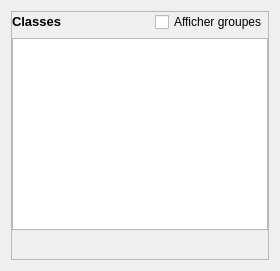
                       <widget class="QWidget" name="stackClass">
                        <layout class="QGridLayout" name="gridLayout_13">
                         <item row="0" column="0">
                          <widget class="QFrame" name="classFrame">
                           <property name="sizePolicy">
                            <sizepolicy hsizetype="Expanding" vsizetype="Expanding">
                             <horstretch>0</horstretch>
                             <verstretch>0</verstretch>
                            </sizepolicy>
                           </property>
                           <property name="minimumSize">
                            <size>
                             <width>150</width>
                             <height>200</height>
                            </size>
                           </property>
                           <property name="frameShape">
                            <enum>QFrame::StyledPanel</enum>
                           </property>
                           <property name="frameShadow">
                            <enum>QFrame::Raised</enum>
                           </property>
                           <layout class="QGridLayout" name="gridLayout_11">
                            <property name="leftMargin">
                             <number>0</number>
                            </property>
                            <property name="topMargin">
                             <number>0</number>
                            </property>
                            <property name="rightMargin">
                             <number>0</number>
                            </property>
                            <property name="bottomMargin">
                             <number>0</number>
                            </property>
                            <item row="1" column="0" colspan="3">
                             <widget class="QTableView" name="classView"/>
                            </item>
                            <item row="0" column="0">
                             <widget class="QLabel" name="classesLabel">
                              <property name="sizePolicy">
                               <sizepolicy hsizetype="Fixed" vsizetype="Fixed">
                                <horstretch>0</horstretch>
                                <verstretch>0</verstretch>
                               </sizepolicy>
                              </property>
                              <property name="font">
                               <font>
                                <pointsize>10</pointsize>
                                <weight>75</weight>
                                <bold>true</bold>
                               </font>
                              </property>
                              <property name="text">
                               <string>Classes</string>
                              </property>
                             </widget>
                            </item>
                            <item row="0" column="2">
                             <widget class="QCheckBox" name="groupDisplay">
                              <property name="sizePolicy">
                               <sizepolicy hsizetype="Fixed" vsizetype="Fixed">
                                <horstretch>0</horstretch>
                                <verstretch>0</verstretch>
                               </sizepolicy>
                              </property>
                              <property name="text">
                               <string>Afficher groupes</string>
                              </property>
                             </widget>
                            </item>
                            <item row="0" column="1">
                             <spacer name="horizontalSpacer_3">
                              <property name="orientation">
                               <enum>Qt::Horizontal</enum>
                              </property>
                              <property name="sizeHint" stdset="0">
                               <size>
                                <width>40</width>
                                <height>20</height>
                               </size>
                              </property>
                             </spacer>
                            </item>
                            <item row="2" column="0">
                             <widget class="QToolButton" name="classRemove">
                              <property name="sizePolicy">
                               <sizepolicy hsizetype="Fixed" vsizetype="Fixed">
                                <horstretch>0</horstretch>
                                <verstretch>0</verstretch>
                               </sizepolicy>
                              </property>
                              <property name="toolTip">
                               <string>Supprimer les classes sélectionnées</string>
                              </property>
                              <property name="text">
                               <string/>
                              </property>
                              <property name="icon">
                               <iconset>
                                <normaloff>:/plugins/eco_cont/icons/mActionDeleteSelected.svg</normaloff>:/plugins/eco_cont/icons/mActionDeleteSelected.svg</iconset>
                              </property>
                              <property name="autoRaise">
                               <bool>true</bool>
                              </property>
                             </widget>
                            </item>
                           </layout>
                          </widget>
                         </item>
                        </layout>
                       </widget>
